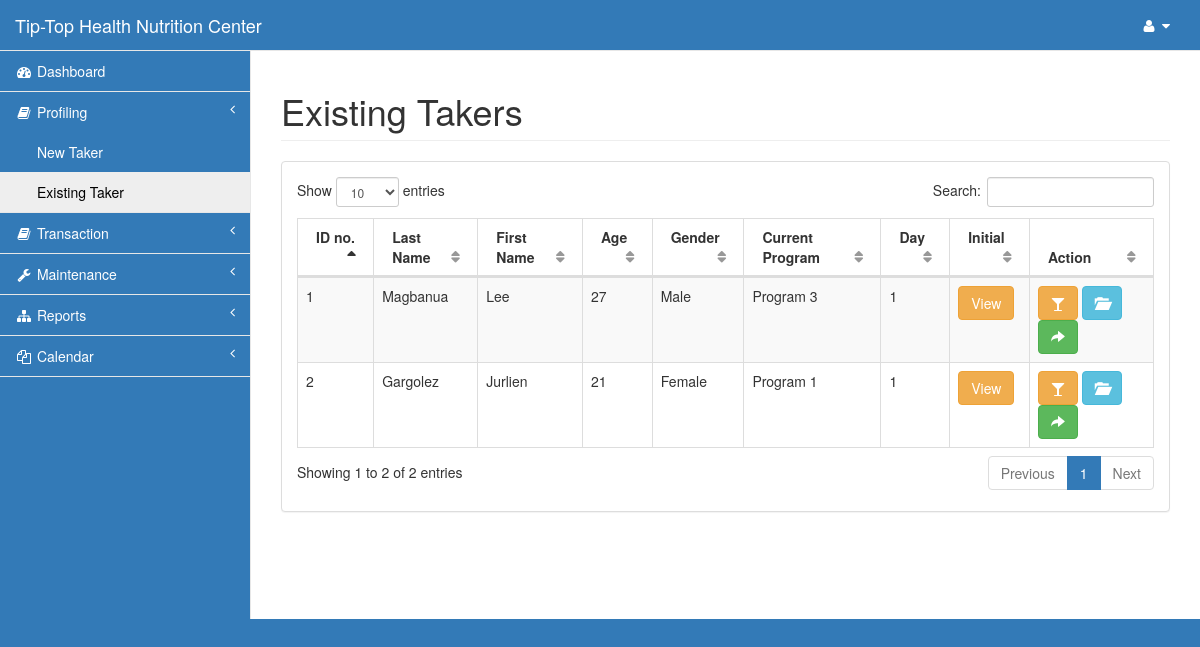
The page /pages/existing.php (signed in) on the database its author committed.
### tables this page shows
CREATE TABLE `taker` (
  `id` int(11) NOT NULL,
  `last` varchar(15) NOT NULL,
  `first` varchar(15) NOT NULL,
  `phone` varchar(11) NOT NULL,
  `gender` varchar(6) NOT NULL,
  `bday` date NOT NULL,
  `referrer_name` varchar(30) NOT NULL,
  `referrer_contact` varchar(30) NOT NULL,
  `address` varchar(100) NOT NULL,
  `email` varchar(30) NOT NULL,
  `status` varchar(8) NOT NULL,
  `points` decimal(7,2) NOT NULL,
  `discount` decimal(10,2) NOT NULL
);

CREATE TABLE `program` (
  `program_id` int(11) NOT NULL,
  `program_name` varchar(30) NOT NULL
);

### pages/existing.php (the view, shortened to what this page needs)
<?php include('session.php');?>
<!DOCTYPE html>
<html lang="en">
<head>
    <?php include('css.php');?>
</head>
<body>
    <div id="wrapper">
        <?php include('nav.php');?>
        <div id="page-wrapper">
            <div class="row">
                <div class="col-lg-12">
                    <h1 class="page-header">Existing Takers</h1>
                </div>
            </div>
            <div class="row">
                <div class="col-lg-12">
                    <div class="panel panel-default">
                        <div class="panel-body">
                            <table width="100%" class="table table-striped table-bordered table-hover" id="dataTables-example">
                                <thead>
                                    <tr>
                                        <th>ID no.</th>
                                        <th>Last Name</th>
                                        <th>First Name</th>
                                        <th>Age</th>
                                        <th>Gender</th>
                                        <th>Current Program</th>
                                        <th>Day</th>
                                        <th>Initial</th>
                                        <th>Action</th>
                                    </tr>
                                </thead>
                                <tbody>
<?php
        $query=mysqli_query($con,"select * from taker order by last,first")or die(mysqli_error($con));
          while ($row=mysqli_fetch_array($query)){
            $id=$row['id'];
            $age = date_create($row['bday'])->diff(date_create('today'))->y;
             $query1=mysqli_query($con,"select *,COUNT(*) as day from monitoring natural join program where id='$id' and monitor_status!='Finished' order by monitor_id desc LIMIT 0,1")or die(mysqli_error($con));
                $row1=mysqli_fetch_array($query1);
                      $mid=$row1['monitor_id'];
?>
                                    <tr class="odd gradeX">
                                        <td class="center"><?php echo $id;?></td>
                                        <td><?php echo $row['last'];?></td>
                                        <td><?php echo $row['first'];?></td>
                                        <td><?php echo $age;?></td>
                                        <td><?php echo $row['gender'];?></td>
                                        <td><?php echo $row1['program_name'];?></td>
                                        <td><?php echo $i;?></td>
                                        <td><a href="" class="btn btn-warning" data-toggle="modal" data-target="#view<?php echo $mid;?>">View</i></a>
                                        </td>
                                        <td>
                                            <a href="taker_sup.php?id=<?php echo $id;?>" class="btn btn-warning"><i class="fa fa-glass"></i></a>
                                            <a href="monitoring.php?id=<?php echo $id;?>&mid=<?php echo $mid;?>" class="btn btn-info"><i class="glyphicon glyphicon-folder-open"></i></a>
                                            <a href="" class="btn btn-success" data-toggle="modal" data-target="#edit<?php echo $id;?>"><i class="glyphicon glyphicon-share-alt"></i></a>
                                        </td>
                                    </tr>
<?php }?>
                                </tbody>
                            </table>
                    </div>
                </div>
            </div>
        </div>
    </div>
</body>
</html>

### pages/css.php (style rules this page uses)
.navbar-default, body { background-color: #337ab7!important; }

### rows shown on the page
taker: id "2", last "Gargolez", first "Jurlien", bday "21", gender "Female", program.program_name "Program 1"
taker: id "1", last "Magbanua", first "Lee", bday "27", gender "Male", program.program_name "Program 3"
